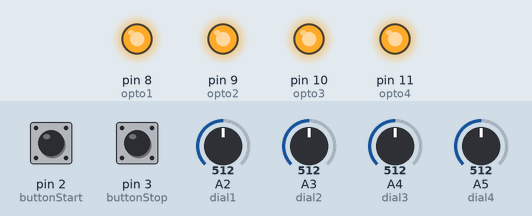
The sketch below on a simulated Arduino Uno, built with avr-gcc and run on an emulated ATmega328P. Parts: output pins drawn as LEDs (lit = HIGH). The test bench sets the inputs (shaded band); at power-on: pin 2 (buttonStart) HIGH, pin 3 (buttonStop) HIGH, A2 (dial1) = 512, A3 (dial2) = 512, A4 (dial3) = 512, A5 (dial4) = 512. Pins used as bus, display or sensor lines are not drawn.

Above: at 1.2 s.
1.3 s: pin 2 (buttonStart) pulled LOW for 0.15 s
At 2.2 s:
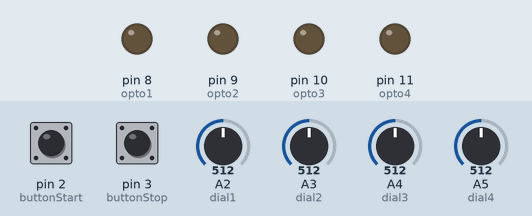
2.9 s: pin 3 (buttonStop) pulled LOW for 0.15 s
At 3.3 s:
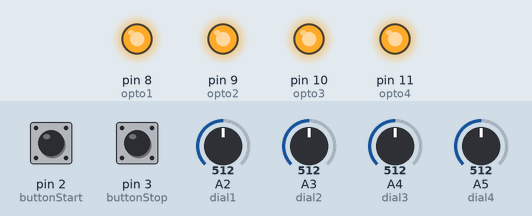
4.5 s: pin 2 (buttonStart) pulled LOW for 1 s
At 5.9 s:
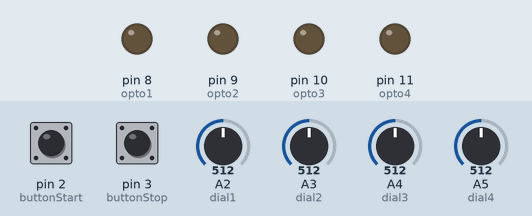
7.0 s: pin 2 (buttonStart) driven LOW and pin 3 (buttonStop) driven LOW
10.0 s: pin 2 (buttonStart) driven HIGH
Timing chart, 0 to 12.5 s (numbered marks = the images above; inputs shaded):
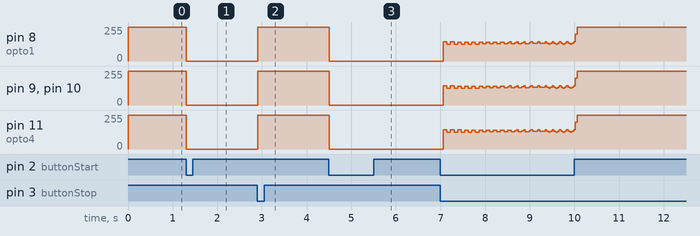

The sketch:

code.ino
```cpp
// Pin numbers
const int buttonPower = 4;
const int buttonStart = 2;
const int buttonStop = 3;
const int dial1 = A2; // blue
const int dial2 = A3; // green
const int dial3 = A4; // yellow
const int dial4 = A5; // orange
const int opto1 = 8; // blue
const int opto2 = 9; // green
const int opto3 = 10; // yellow
const int opto4 = 11; // orange

// Maxs for the analog values
const long max1 = 681;
const long max2 = 681;
const long max3 = 681;
const long max4 = 681;

// How long to pour for max for each valve
// For 3x5 it's approx 80ml / min
const long maxPour1 = 120000;
const long maxPour2 = 120000;
const long maxPour3 = 120000;
const long maxPour4 = 120000;

// For reading data
long state1 = 0;
long state2 = 0;
long state3 = 0;
long state4 = 0;

// Whether the system is doing nothing (0), pouring (1)
boolean isPouring = false;

// How long to wait between iterations
int milliPer = 5;

// Runs once at the start
void setup(){

  // Init the input pins
  pinMode(buttonStart, INPUT_PULLUP);
  pinMode(buttonStop, INPUT_PULLUP);
  pinMode(dial1, INPUT);
  pinMode(dial2, INPUT);
  pinMode(dial3, INPUT);
  pinMode(dial4, INPUT);

  // Init the output pins
  pinMode(opto1, OUTPUT);
  pinMode(opto2, OUTPUT);
  pinMode(opto3, OUTPUT);
  pinMode(opto4, OUTPUT);
  pinMode(buttonPower, OUTPUT);
  digitalWrite(opto1, HIGH);
  digitalWrite(opto2, HIGH);
  digitalWrite(opto3, HIGH);
  digitalWrite(opto4, HIGH);
  digitalWrite(buttonPower, HIGH);

}

// Convert the analog value to milliseconds
long analogToMilli(int analog, long maxVal, long maxPour) {
  return (maxPour * analog) / maxVal;
}

// Runs forever after the setup
void loop() {

  // If not doing anything yet
  if (!isPouring) {

    // If the start button is pressed
    if (digitalRead(buttonStart) == LOW) {

      // Start pouring
      isPouring = true;

      // Get the amounts from the dials and convert
      state1 = analogToMilli(analogRead(dial1), max1, maxPour1);
      state2 = analogToMilli(analogRead(dial2), max2, maxPour2);
      state3 = analogToMilli(analogRead(dial3), max3, maxPour3);
      state4 = analogToMilli(analogRead(dial4), max4, maxPour4);

      // Start pouring
      if (state1 > 0) {
        digitalWrite(opto1, LOW);
      }
      if (state2 > 0) {
        digitalWrite(opto2, LOW);
      }
      if (state3 > 0) {
        digitalWrite(opto3, LOW);
      }
      if (state4 > 0) {
        digitalWrite(opto4, LOW);
      }

    }

  // If currently pouring
  } else {

    // If the stop button is pressed
    if (digitalRead(buttonStop) == LOW) {

      // Stop pouring
      isPouring = false;
      state1 = 0;
      state2 = 0;
      state3 = 0;
      state4 = 0;
      digitalWrite(opto1, HIGH);
      digitalWrite(opto2, HIGH);
      digitalWrite(opto3, HIGH);
      digitalWrite(opto4, HIGH);

    // Otherwise pour
    } else {

      // Check if liquid 1 should keep pouring
      if (state1 > 0) {
        state1 -= milliPer;
        if (state1 <= 0) {
          digitalWrite(opto1, HIGH);
        }
      }

      // Check if liquid 2 should keep pouring
      if (state2 > 0) {
        state2 -= milliPer;
        if (state2 <= 0) {
          digitalWrite(opto2, HIGH);
        }
      }

      // Check if liquid 3 should keep pouring
      if (state3 > 0) {
        state3 -= milliPer;
        if (state3 <= 0) {
          digitalWrite(opto3, HIGH);
        }
      }

      // Check if liquid 5 should keep pouring
      if (state4 > 0) {
        state4 -= milliPer;
        if (state4 <= 0) {
          digitalWrite(opto4, HIGH);
        }
      }

      // Once all are finished, stop
      if (state1 <= 0 && state2 <= 0 && state3 <=0 && state4 <= 0) {

        // Reset the state
        isPouring = false;
        state1 = 0;
        state2 = 0;
        state3 = 0;
        state4 = 0;

      }

    }

  }

  // Slight delay for timings
  delay(milliPer);

}
```

Measured:
- after the input at 1.3 s, pin 8 (opto1), pin 9 (opto2), pin 10 (opto3), pin 11 (opto4): 255/255 → 0/255 at once
- after the input at 2.9 s, pin 8 (opto1), pin 9 (opto2), pin 10 (opto3), pin 11 (opto4): 0/255 → 255/255 at once
- after the input at 4.5 s, pin 8 (opto1), pin 9 (opto2), pin 10 (opto3), pin 11 (opto4): 255/255 → 0/255 at once
